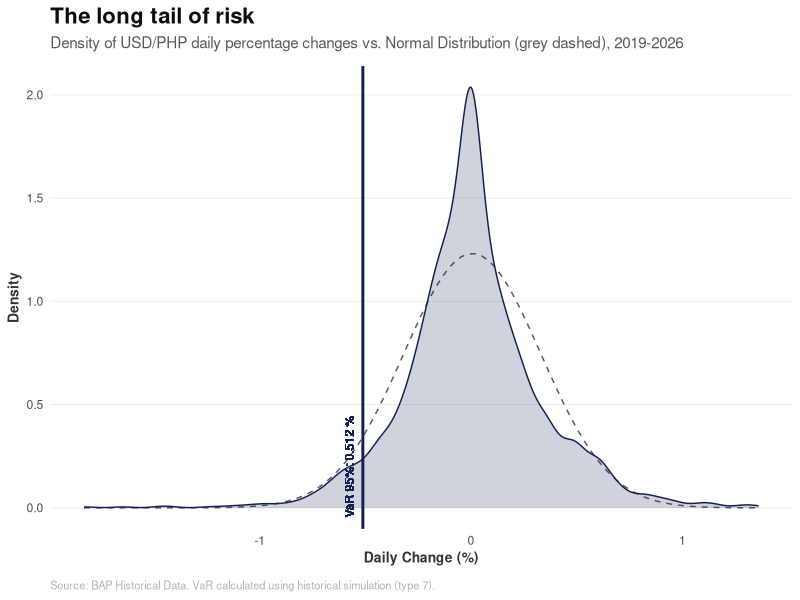
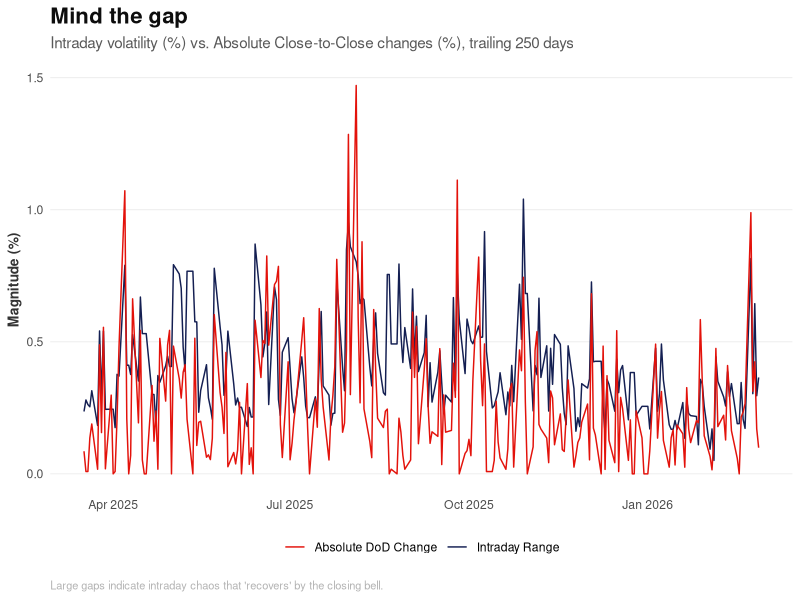
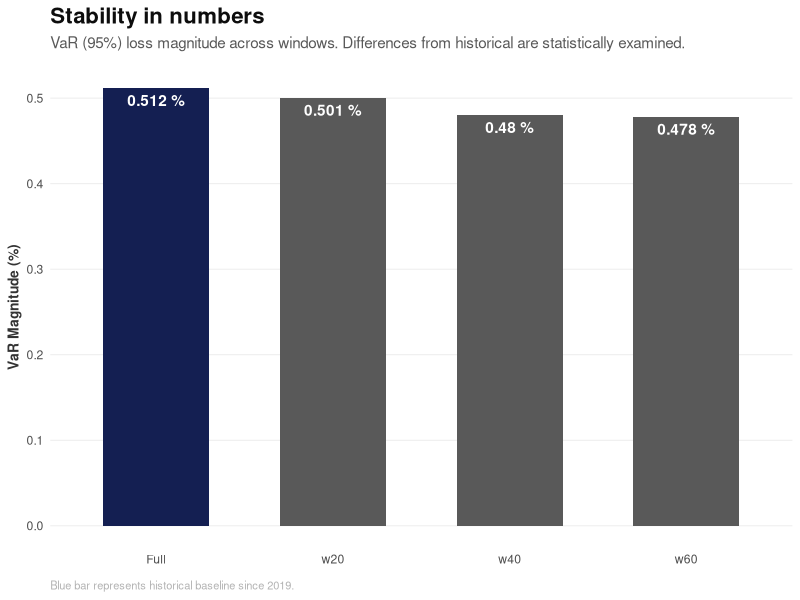
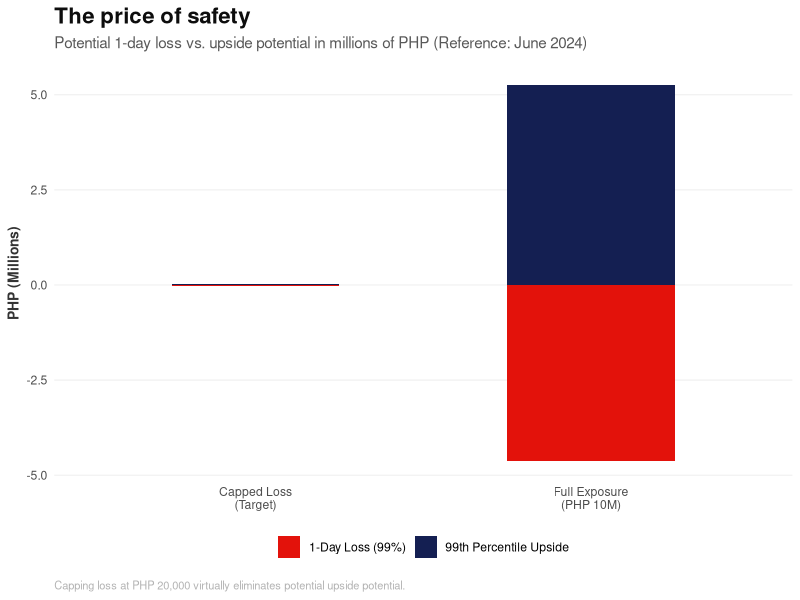

The R source for these figures, in order:
## ---- chunk 1
knitr::opts_chunk$set(echo = TRUE, message = FALSE, warning = FALSE, fig.width = 10, fig.height = 6)
library(readr)
library(dplyr)
library(lubridate)
library(knitr)
library(e1071)
library(ggplot2)
library(ggrepel)

# --- ECONOMIST & QVRS THEME ---
theme_economist_quant <- function() {
  theme_minimal() +
    theme(
      text = element_text(family = "sans"),
      plot.title = element_text(face = "bold", size = 16, color = "#0D0D0D"),
      plot.subtitle = element_text(size = 11, color = "#595959", margin = margin(b = 10)),
      plot.caption = element_text(size = 8, color = "#B3B3B3", hjust = 0, margin = margin(t = 10)),
      panel.grid.major.y = element_line(color = "#EBEBEB", linewidth = 0.3),
      panel.grid.major.x = element_blank(),
      panel.grid.minor = element_blank(),
      axis.title = element_text(size = 10, face = "bold", color = "#333333"),
      axis.ticks = element_blank(),
      legend.position = "bottom",
      legend.title = element_blank()
    )
}

econ_blue <- "#141F52" # Chicago 20
econ_red  <- "#E3120B" # Economist Red
econ_grey <- "#595959" # London 35

# Helper for Levene's Test (Manual Implementation)
levene_test_manual <- function(group1, group2) {
  med1 <- median(group1)
  med2 <- median(group2)
  z1 <- abs(group1 - med1)
  z2 <- abs(group2 - med2)
  t_res <- t.test(z1, z2, var.equal = TRUE)
  return(list(statistic = t_res$statistic, p_value = t_res$p.value))
}
## ---- chunk 2
df_raw <- read_csv("data/unified_usdphp_bap.csv") %>%
  mutate(Date = as.Date(Date)) %>%
  # Filter for trading days only (Monday=2, ..., Friday=6)
  # This removes the weekends imputed by the consolidation script
  filter(wday(Date) %in% 2:6) %>%
  # Fix specific outlier on 2021-05-20: 478.855 -> 47.855
  mutate(Open = ifelse(Date == as.Date("2021-05-20") & Open == 478.855, 47.855, Open)) %>%
  arrange(Date)

integrity_check <- data.frame(
  Metric = c("Total Trading Row Count", "Start Date", "End Date", "Rows with High < Low"),
  Value = c(
    as.character(nrow(df_raw)),
    as.character(min(df_raw$Date)),
    as.character(max(df_raw$Date)),
    as.character(nrow(filter(df_raw, High < Low)))
  )
)
kable(integrity_check, caption = "Data Integrity Check")
## ---- chunk 3
# Swap High/Low errors
df <- df_raw %>%
  mutate(
    ActualHigh = pmax(High, Low),
    ActualLow = pmin(High, Low),
    High = ActualHigh,
    Low = ActualLow
  ) %>%
  select(-ActualHigh, -ActualLow)

# Compute Derived Columns
df <- df %>%
  mutate(
    dod_cents = (Close - lag(Close)) * 100,
    dod_pct = (Close - lag(Close)) / lag(Close) * 100,
    intraday_cents = (High - Low) * 100,
    intraday_pct = (High - Low) / Low * 100
  )

# Separate for DoD analysis (drop NA row)
df_returns <- df %>% filter(!is.na(dod_cents))

# Cleaning Verification Output
cleaning_stats <- data.frame(
  Metric = c("Swapped High/Low Count", "Derived Columns", "Remaining Trading Rows"),
  Result = c(
    as.character(nrow(filter(df_raw, High < Low))),
    "DoD (cents/%), Intraday (cents/%)",
    as.character(nrow(df_returns))
  )
)
kable(cleaning_stats, caption = "Data Cleaning Results Summary")
## ---- chunk 4
# Applied to return series
windows_returns <- list(
  Full = df_returns,
  w60 = tail(df_returns, 60),
  w40 = tail(df_returns, 40),
  w20 = tail(df_returns, 20)
)

# Applied to intraday series
windows_intraday <- list(
  Full = df,
  w60 = tail(df, 60),
  w40 = tail(df, 40),
  w20 = tail(df, 20)
)

window_summary <- data.frame(
  Window = names(windows_returns),
  Start_Date = sapply(windows_returns, function(x) as.character(min(x$Date))),
  n = sapply(windows_returns, nrow)
)
kable(window_summary, caption = "Analysis Windows (Return Series)")
## ---- chunk 5
item1_var <- bind_rows(lapply(windows_returns, function(w) {
  data.frame(
    n = nrow(w),
    # VaR as absolute loss magnitude
    VaR_Pct = abs(quantile(w$dod_pct, 0.05, type = 7)),
    VaR_Cents = abs(quantile(w$dod_cents, 0.05, type = 7))
  )
}), .id = "Window")
kable(item1_var, caption = "Item 1: Close-to-Close VaR at 95% (Loss Magnitude)")

# Outliers
lb_999 <- quantile(df_returns$dod_pct, 0.001, type = 7)
ub_999 <- quantile(df_returns$dod_pct, 0.999, type = 7)
outliers_1 <- df_returns %>% 
  filter(dod_pct < lb_999 | dod_pct > ub_999) %>%
  select(Date, Close, dod_pct, dod_cents)
kable(outliers_1, caption = "Item 1: Outliers (0.1% / 99.9% Bounds)")
## ---- chunk 6
# --- PLOT 1: The Long Tail of Risk ---
ggplot(df_returns, aes(x = dod_pct)) +
  stat_function(fun = dnorm, args = list(mean = mean(df_returns$dod_pct), sd = sd(df_returns$dod_pct)), 
                linetype = "dashed", color = econ_grey, linewidth = 0.5) +
  geom_density(fill = econ_blue, alpha = 0.2, color = econ_blue) +
  geom_vline(xintercept = -item1_var$VaR_Pct[1], color = econ_blue, linewidth = 1) +
  geom_text(aes(x = -item1_var$VaR_Pct[1], y = 0.2, label = paste("VaR 95%:", round(item1_var$VaR_Pct[1], 3), "%")), 
            angle = 90, vjust = -1, size = 3, color = econ_blue) +
  labs(title = "The long tail of risk",
       subtitle = "Density of USD/PHP daily percentage changes vs. Normal Distribution (grey dashed), 2019-2026",
       x = "Daily Change (%)", y = "Density",
       caption = "Source: BAP Historical Data. VaR calculated using historical simulation (type 7).") +
  theme_economist_quant()
## ---- chunk 7
item2_var <- bind_rows(lapply(windows_intraday, function(w) {
  data.frame(
    n = nrow(w),
    VaR_Cents = quantile(w$intraday_cents, 0.95, type = 7),
    VaR_Pct = quantile(w$intraday_pct, 0.95, type = 7)
  )
}), .id = "Window")
kable(item2_var, caption = "Item 2: Intraday VaR at 95% (95th percentile of Range)")

# Outliers
ub_intraday <- quantile(df$intraday_cents, 0.999, type = 7)
outliers_2 <- df %>% 
  filter(intraday_cents > ub_intraday) %>%
  select(Date, High, Low, intraday_cents, intraday_pct)
kable(outliers_2, caption = "Item 2: Outliers (99.9% Bound)")
## ---- chunk 8
gap_table <- item1_var %>%
  select(Window, dod_var = VaR_Cents) %>%
  left_join(item2_var %>% select(Window, intra_var = VaR_Cents), by = "Window") %>%
  mutate(Gap = abs(intra_var) - abs(dod_var))
kable(gap_table, caption = "Item 3: VaR Gap (Intraday - DoD)")
## ---- chunk 9
# --- PLOT 2: Mind the Gap ---
# Filter last 250 days for visibility
df_recent <- tail(df, 250)

ggplot(df_recent, aes(x = Date)) +
  geom_line(aes(y = intraday_pct, color = "Intraday Range"), linewidth = 0.5) +
  geom_line(aes(y = abs(dod_pct), color = "Absolute DoD Change"), linewidth = 0.5) +
  scale_color_manual(values = c("Intraday Range" = econ_blue, "Absolute DoD Change" = econ_red)) +
  labs(title = "Mind the gap",
       subtitle = "Intraday volatility (%) vs. Absolute Close-to-Close changes (%), trailing 250 days",
       x = NULL, y = "Magnitude (%)",
       caption = "Large gaps indicate intraday chaos that 'recovers' by the closing bell.") +
  theme_economist_quant()
## ---- chunk 10
# CVaR (Expected Shortfall)
# Threshold is the 5th percentile return
threshold_pct <- -item1_var$VaR_Pct[1]
threshold_cents <- -item1_var$VaR_Cents[1]

cvar_pct <- abs(mean(df_returns$dod_pct[df_returns$dod_pct <= threshold_pct]))
cvar_cents <- abs(mean(df_returns$dod_cents[df_returns$dod_cents <= threshold_cents]))

# Winsorization
lb_999 <- quantile(df_returns$dod_pct, 0.001, type = 7)
ub_999 <- quantile(df_returns$dod_pct, 0.999, type = 7)

df_winsor <- df_returns %>%
  mutate(dod_pct_w = pmin(pmax(dod_pct, lb_999), ub_999),
         dod_cents_w = pmin(pmax(dod_cents, quantile(dod_cents, 0.001, type=7)), quantile(dod_cents, 0.999, type=7)))

var_winsor_pct <- abs(quantile(df_winsor$dod_pct_w, 0.05, type = 7))
var_winsor_cents <- abs(quantile(df_winsor$dod_cents_w, 0.05, type = 7))

item4_table <- data.frame(
  Metric = c("Raw VaR (95%)", "CVaR (Expected Shortfall)", "Winsorization LB (0.1%)", "Winsorization UB (99.9%)", "VaR after Winsorization", "VaR reduction"),
  Percentage = c(item1_var$VaR_Pct[1], cvar_pct, lb_999, ub_999, var_winsor_pct, item1_var$VaR_Pct[1] - var_winsor_pct),
  Cents = c(item1_var$VaR_Cents[1], cvar_cents, NA, NA, var_winsor_cents, item1_var$VaR_Cents[1] - var_winsor_cents)
)
kable(item4_table, caption = "Item 4: Results (Full History)")
## ---- chunk 11
full_pct <- df_returns$dod_pct
item5_tests <- bind_rows(lapply(windows_returns[-1], function(w) {
  ks <- ks.test(full_pct, w$dod_pct)
  levene <- levene_test_manual(full_pct, w$dod_pct)
  data.frame(n = nrow(w), KS_Stat = ks$statistic, KS_p = ks$p.value, Levene_Stat = abs(levene$statistic), Levene_p = levene$p_value)
}), .id = "Window")

item5_desc <- bind_rows(lapply(windows_returns, function(w) {
  data.frame(n = nrow(w), Mean_Pct = mean(w$dod_pct), SD_Pct = sd(w$dod_pct), Skewness = skewness(w$dod_pct), Kurtosis = kurtosis(w$dod_pct))
}), .id = "Window")

item5_comp <- item1_var %>%
  mutate(Diff_from_Full = VaR_Pct - VaR_Pct[1])

kable(item5_tests, caption = "Item 5: Significance Tests")
kable(item5_desc, caption = "Item 5: Descriptive Statistics")
kable(item5_comp, caption = "Item 5: VaR Comparison")
## ---- chunk 12
# --- PLOT 3: Stability in Numbers ---
ggplot(item1_var, aes(x = Window, y = VaR_Pct, fill = Window == "Full")) +
  geom_col(width = 0.6) +
  scale_fill_manual(values = c("TRUE" = econ_blue, "FALSE" = econ_grey)) +
  geom_text(aes(label = paste(round(VaR_Pct, 3), "%")), vjust = 1.5, color = "white", fontface = "bold") +
  labs(title = "Stability in numbers",
       subtitle = "VaR (95%) loss magnitude across windows. Differences from historical are statistically examined.",
       x = NULL, y = "VaR Magnitude (%)",
       caption = "Blue bar represents historical baseline since 2019.") +
  theme_economist_quant() + theme(legend.position = "none")
## ---- chunk 13
ref_row <- df %>% filter(Date <= as.Date("2024-06-30")) %>% slice_tail(n = 1)
fx_rate <- ref_row$Close
ref_date_used <- ref_row$Date

# VaR at 99% level of confidence (1st percentile return)
var_99_pct <- abs(quantile(df_returns$dod_pct, 0.01, type = 7))
upside_99_pct <- quantile(df_returns$dod_pct, 0.99, type = 7)

pos_usd <- 10000000
loss_usd <- (var_99_pct / 100) * pos_usd
loss_php <- loss_usd * fx_rate

target_php <- 20000
reduced_pos_usd <- target_php / ((var_99_pct / 100) * fx_rate)
upside_full_php <- (upside_99_pct / 100) * pos_usd * fx_rate
upside_reduced_php <- (upside_99_pct / 100) * reduced_pos_usd * fx_rate
upside_sacrificed_php <- upside_full_php - upside_reduced_php

item6_table <- data.frame(
  Parameter = c("Reference Date Used", "FX Rate (PHP/USD)", "VaR at 99% (%)", "USD Position", "1-Day Loss (USD)", "1-Day Loss (PHP)", "Target Max Loss (PHP)", "Reduced USD Position", "USD to Remove", "Upside Return 99% (%)", "Upside Full (PHP)", "Upside Reduced (PHP)", "Upside Sacrificed (PHP)"),
  Value = c(as.character(ref_date_used), fx_rate, var_99_pct, pos_usd, loss_usd, loss_php, target_php, reduced_pos_usd, pos_usd - reduced_pos_usd, upside_99_pct, upside_full_php, upside_reduced_php, upside_sacrificed_php)
)
kable(item6_table, caption = "Item 6: Portfolio Loss and Hedge Sizing")
## ---- chunk 14
# --- PLOT 4: The Price of Safety ---
port_viz <- data.frame(
  Category = c("Full Exposure\n(PHP 10M)", "Capped Loss\n(Target)"),
  Loss = c(loss_php / 1e6, target_php / 1e6),
  Upside = c(upside_full_php / 1e6, upside_reduced_php / 1e6)
)

ggplot(port_viz, aes(x = Category)) +
  geom_col(aes(y = -Loss, fill = "1-Day Loss (99%)"), width = 0.5) +
  geom_col(aes(y = Upside, fill = "99th Percentile Upside"), width = 0.5) +
  scale_fill_manual(values = c("1-Day Loss (99%)" = econ_red, "99th Percentile Upside" = econ_blue)) +
  labs(title = "The price of safety",
       subtitle = "Potential 1-day loss vs. upside potential in millions of PHP (Reference: June 2024)",
       x = NULL, y = "PHP (Millions)",
       caption = "Capping loss at PHP 20,000 virtually eliminates potential upside potential.") +
  theme_economist_quant()
## ---- chunk 15
summary_table <- data.frame(
  Item = c(1, 1, 2, 2, 3, 4, 4, 5, 5, 6, 6, 6),
  Description = c("Close-to-close VaR 95% full", "Outlier count (DoD)", "Intraday VaR 95% full", "Outlier count (Intraday)", "VaR gap full", "CVaR 95% full", "Winsorization adjustment", "KS test p-values (60,40,20)", "Max VaR diff across windows", "1-day loss USD 10M (PHP)", "USD pos to cap at PHP 20K", "Upside sacrificed"),
  Result = c(
    paste(round(item1_var$VaR_Cents[1], 2), "cents /", round(item1_var$VaR_Pct[1], 4), "%"),
    as.character(nrow(outliers_1)),
    paste(round(item2_var$VaR_Cents[1], 2), "cents /", round(item2_var$VaR_Pct[1], 4), "%"),
    as.character(nrow(outliers_2)),
    paste(round(gap_table$Gap[1], 2), "cents"),
    paste(round(cvar_cents, 2), "cents /", round(cvar_pct, 4), "%"),
    paste(round(item1_var$VaR_Pct[1] - var_winsor_pct, 4), "pp"),
    paste(round(item5_tests$KS_p, 4), collapse = ", "),
    paste(round(max(abs(item5_comp$Diff_from_Full)), 4), "pp"),
    paste("PHP", format(round(loss_php, 2), big.mark=",")),
    paste("USD", format(round(reduced_pos_usd, 2), big.mark=",")),
    paste("PHP", format(round(upside_sacrificed_php, 2), big.mark=","))
  )
)
kable(summary_table, caption = "Final Summary Table")
## ---- chunk 16
integrity_summary <- data.frame(
  Source = c("Unified CSV (Trading Days)", "Excel Files (Total)", "Difference"),
  Unique_Dates = c("~1,800", "1,486", "+~314"),
  Date_Range = c("2019-01-02 to 2026-02-27", "2019-01-02 to 2025-02-18", "Missing Mar 2025 – Feb 2026")
)
kable(integrity_summary, col.names = c("Source", "Unique Dates", "Date Range"), caption = "Data Source Comparison")
